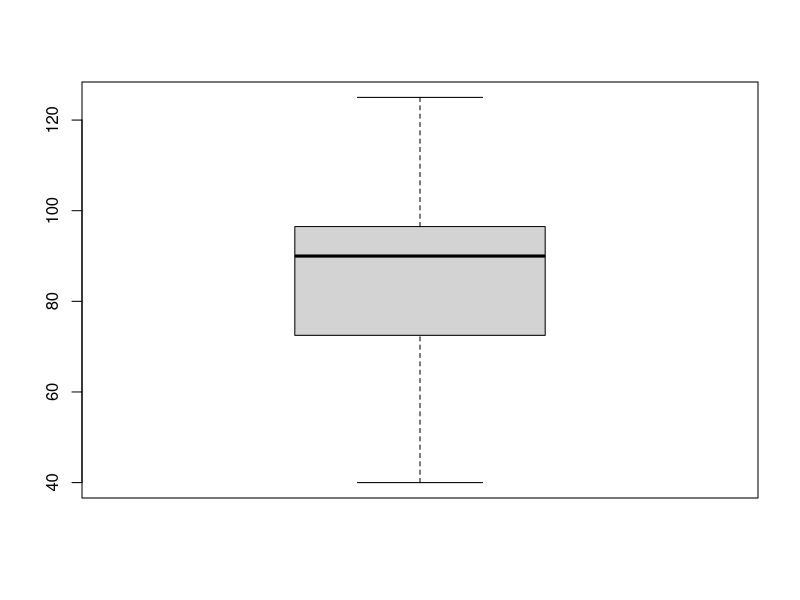
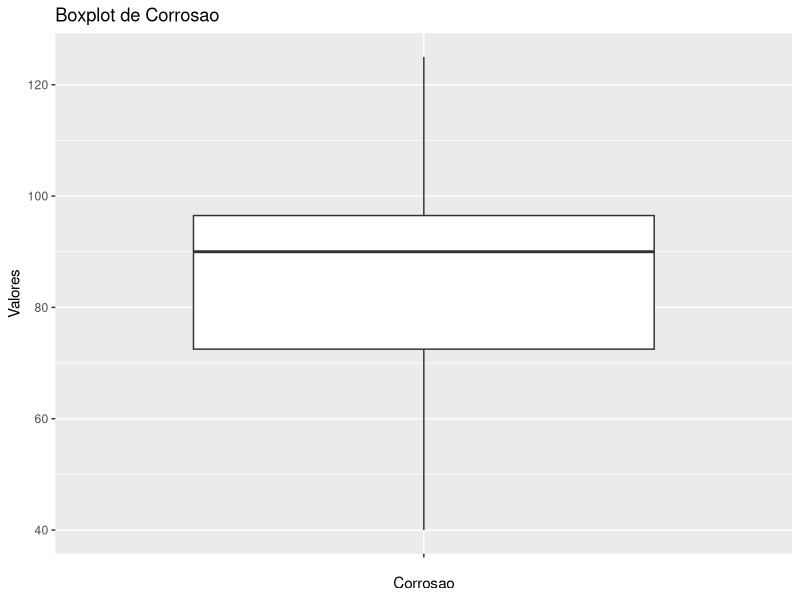

Here is the R script that generated these plots, in order:
# Inicializar dados
corrosao <- c(115, 90, 92, 40, 52, 55, 85, 125, 98,
              125, 94, 60, 94, 70, 75, 85, 95, 90, 100)
# Criar boxplot
boxplot(corrosao)
# Idem com ggplot2
# Carregar biblioteca
library(ggplot2)
# Colocar dados num dataframe
df <- data.frame(corrosao)
# Plotar
ggplot(df, aes(x = "", y = corrosao)) + 
  geom_boxplot() +
  xlab("Corrosao") + 
  ylab("Valores") +
  ggtitle("Boxplot de Corrosao")

